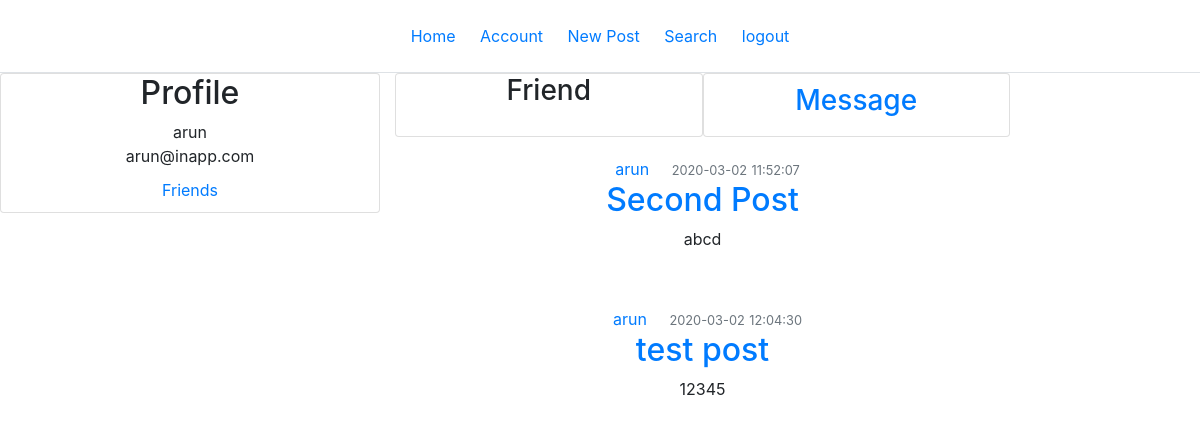
Screenshot of /user/2 (signed in) with the database file from the repository.
### flaskone/models.py (models this page shows)
class User(db.Model, UserMixin):
    id = db.Column(db.Integer, primary_key=True)
    username = db.Column(db.String(20), unique=True, nullable=False)
    email = db.Column(db.String(120), unique=True, nullable=False)
    password = db.Column(db.String(60), nullable=False)
    posts = db.relationship('Post', backref='author', lazy=True)
    friends = relationship("User", secondary=friendship,
                           primaryjoin=id==friendship.c.user_id,
                           secondaryjoin=id==friendship.c.friend_id,
                           backref=db.backref('friendz',lazy='dynamic'),
    )

class Post(db.Model):
    id = db.Column(db.Integer, primary_key=True)
    title = db.Column(db.String(100), nullable=False)
    date_posted = db.Column(db.DateTime, nullable=False, default=datetime.now())
    content = db.Column(db.Text, nullable=False)
    user_id = db.Column(db.Integer, db.ForeignKey('user.id'), nullable=False)
    user = db.relationship("User", backref="Posts")

### flaskone/routes.py (the view)
@app.route("/user/<int:user_id>")
@login_required
def user(user_id):
	user = User.query.get(user_id)
	friend=''
	for frd in current_user.friends:
		if frd==user:
			friend=frd
	return render_template('user.html',user=user,posts=user.posts,friend=friend)

### flaskone/models.py (called while the page is built)
@login_manager.user_loader
def load_user(user_id):
    return User.query.get(user_id)

### flaskone/templates/user.html (shortened to what this page needs)
<center>
{% extends "base.html" %}
{% block content %}
  <div class="row">
    <div class="col-4">
      <div class="card">
        <h2> Profile </h2>
        {{user.username}} <br>
        {{user.email}} <br>
        <a href=""> Friends </a>
      </div>
    </div>
    <div class="col-6">
      <div class="row">
          {% if friend %}
            <div class="col-6 card ">
              <h3> Friend </h3>
            </div>
          {% else %}
            <div class="col-6 card ">
              <a href="{{ url_for('addfriend',user_id=user.id)}}"> <h3> Add Friend </h3> </a>
            </div>
          {% endif %}
        <div class="col-6 card">
          <a href=""> <h3> Message </h3> </a>
        </div>
      </div>
      {% for post in posts %}
        <div class="card-body">
          <article class="media content-section">
              <div class="media-body">
                <div class="article-metadata">
                  <a class="mr-2" href="{{ url_for('account')}}">{{ post.author.username }}</a>
                  <small class="text-muted">{{ post.date_posted.strftime('%Y-%m-%d') }}</small>
                  <small class="text-muted">{{ post.date_posted.strftime('%H:%M:%S') }}</small>
                </div>
                <h2><a class="article-title" href="{{ url_for('post', post_id=post.id) }}">{{ post.title }}</a></h2>
                <p class="article-content col-md-3">{{ post.content }}</p>
              </div>
            </article>
        </div>
        {% endfor %}
    </div>
  </div>
{% endblock content %}

### flaskone/templates/base.html (style rules this page uses)
a { padding: 10px; text-decoration: none; }

### rows the page displays
User: username "arun", email "arun@inapp.com"
Post: author.username "arun", date_posted "2020-03-02", date_posted "11:52:07", title "Second Post", content "abcd"
Post: author.username "arun", date_posted "2020-03-02", date_posted "12:04:30", title "test post", content "12345"
